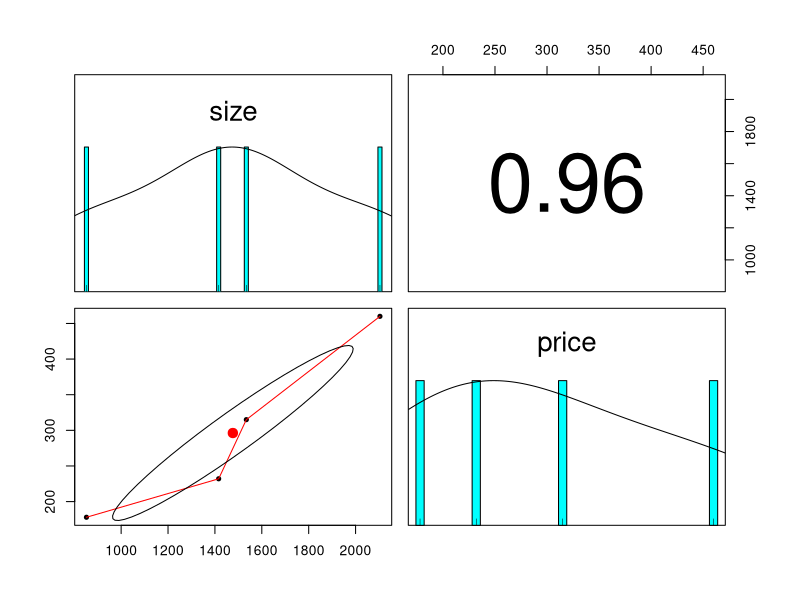
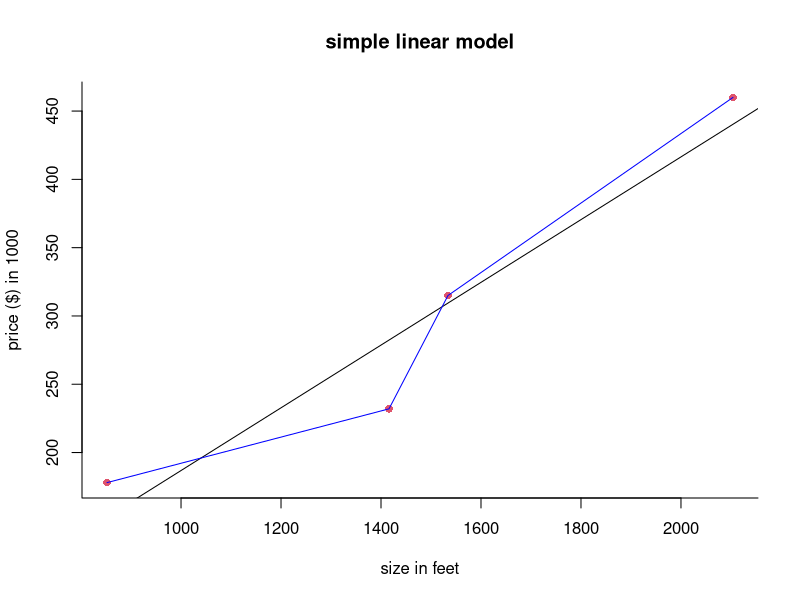

Here is the R script that generated these plots, in order:
#*******************************************************************
#*******************************************************************

#Simple linear prediction model example

#Create dataframe
size <- c(2104, 1416, 1534, 852)
price <- c(460, 232, 315, 178)
regtrain<-data.frame(size,price)
str(regtrain)

#explore data
summary(regtrain)

#visualize correlations between variables (the two variables ar highly correlated positively)
library(psych)
pairs.panels(regtrain) 

plot(size,price, col=2, pch=16,bg="yellow",bty="l",
     xlab = "size in feet", ylab = "price ($) in 1000", 
     main = "simple linear model")

#make a linear regression model of the dataframe
lm_prices<-lm(price~size, data = regtrain)
summary(lm_prices)

#uses the lm_prices' coef to plot the best line
abline(coef(lm_prices), lwd=1)
lines(size[order(size)], price[order(price)],col="blue")

#Predict the price for 3000 feet
size_3000<-data.frame(size=3000)
predict(lm_prices,size_3000)

#*******************************************************************